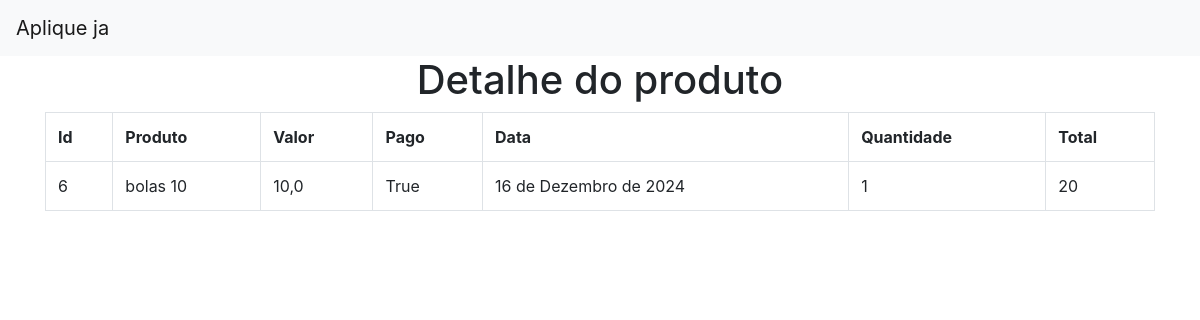
Page /6 on the committed database.
### aplique_ja/models.py (models this page shows)
class Produto(models.Model):
    produto = models.TextField(max_length=255)
    quantidade = models.IntegerField(default=1)
    valor = models.FloatField()
    total = models.IntegerField(null=True)
    pago = models.BooleanField(default=False)
    data = models.DateField(default=datetime.now)

### aplique_ja/views.py (the view)
# urls.py: path('<int:id_produto>',views.detalhe, name='detalhe')
def detalhe(request, id_produto):
    dados = {
        'dados': Produto.objects.get(pk=id_produto)
    }
    return render(request,'investimentos/detalhe.html',dados)

### aplique_ja/templates/investimentos/detalhe.html
{% extends 'investimentos/base.html' %}
{% block conteudo %}
<h1 style="text-align: center;">Detalhe do produto</h1>
<div class='container'>
<table class="table table-hover table-bordered">
    <tr>
        <th>Id</th>
        <th>Produto</th>
        <th>Valor</th>
        <th>Pago</th>
        <th>Data</th>
        <th>Quantidade</th>
        <th>Total</th>
    <tr>
        <td>{{dados.id}}</td>
        <td>{{dados.produto}}</td>
        <td>{{dados.valor}}</td>
        <td>{{dados.pago}}</td>
        <td>{{dados.data}}</td>
        <td>{{dados.quantidade}}</td>
        <td>{{dados.total}}</td>
    </tr>
    </tr>
</table>
</div>
{% endblock %}

### rows in the picture
Produto: id "6", produto "bolas 10", valor "10,0", pago "True", data "16 de Dezembro de 2024", quantidade "1", total "20"
